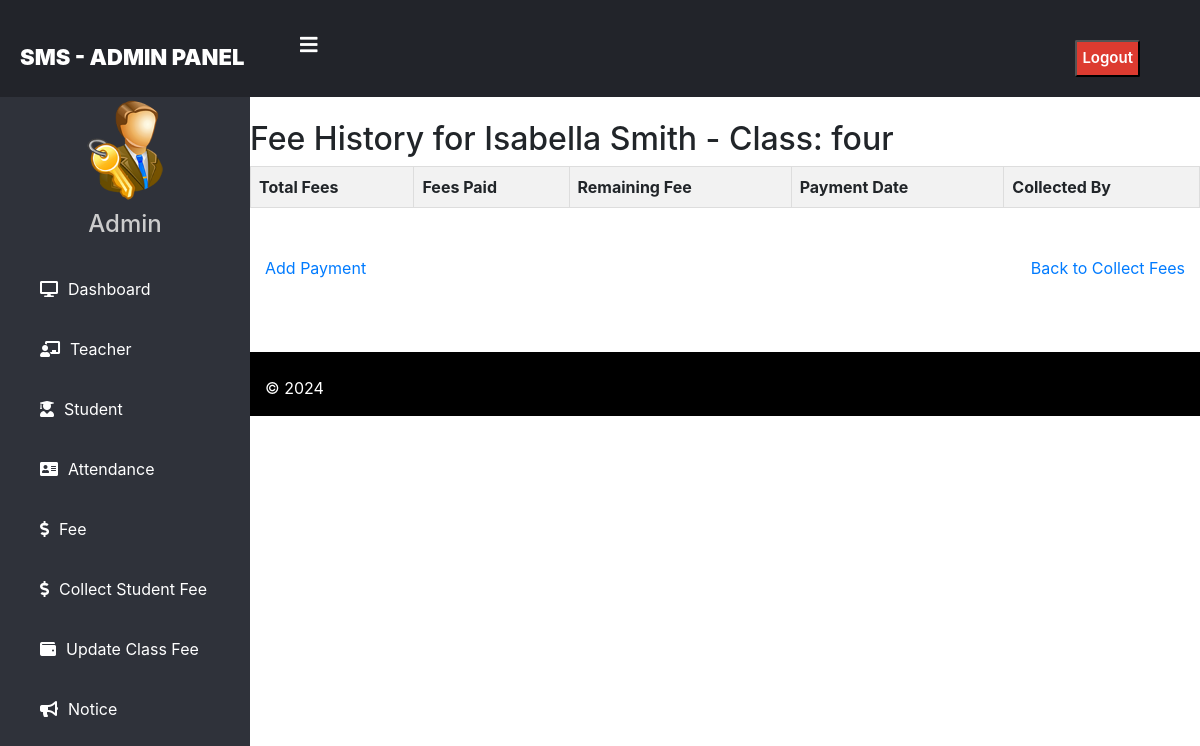
The page /fee-history/41/ on the database as committed earlier.
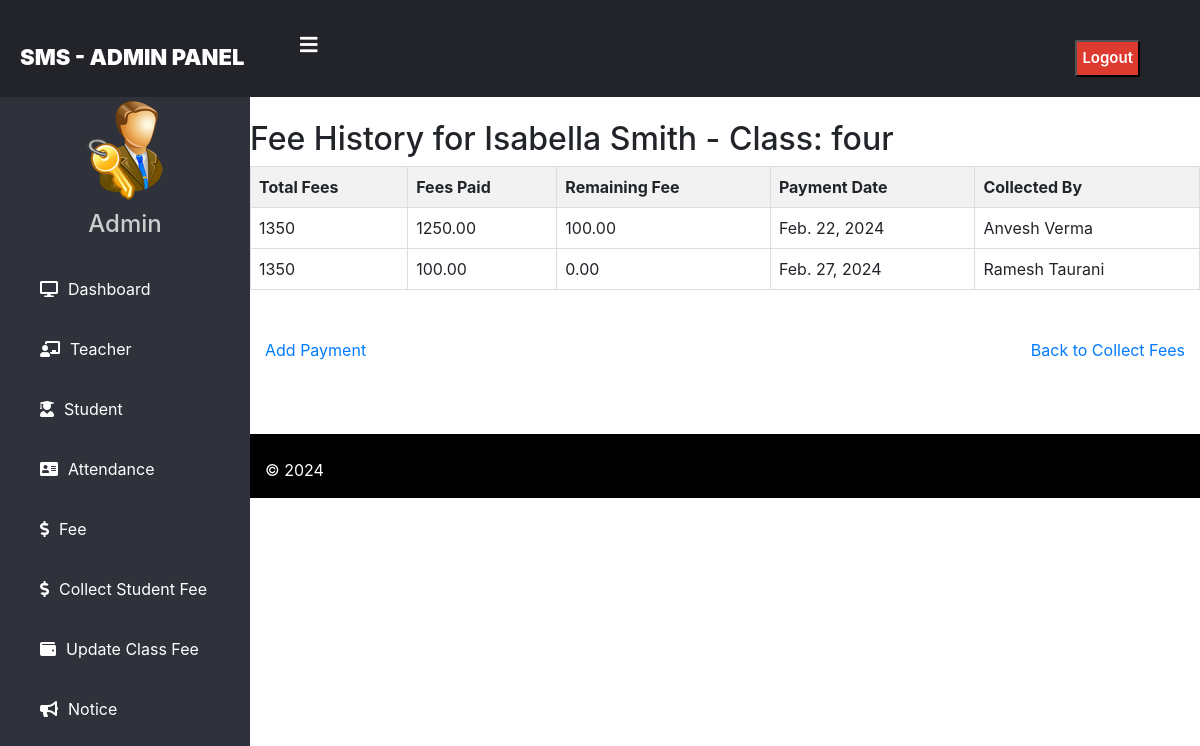
The same page on the database as committed later.
### school/models.py (models this page shows, shortened)
class Payment(models.Model):
    student = models.ForeignKey(StudentExtra, on_delete=models.CASCADE)
    amount_received = models.DecimalField(max_digits=10, decimal_places=2)
    remaining_fee = models.DecimalField(max_digits=10, decimal_places=2)
    date_received = models.DateField()
    collected_by = models.ForeignKey(TeacherExtra, on_delete=models.SET_NULL, null=True)

class StudentExtra(models.Model):
    user=models.OneToOneField(User,on_delete=models.CASCADE)
    roll = models.CharField(max_length=10)
    mobile = models.CharField(max_length=40,null=True)
    fee = models.PositiveIntegerField()
    cl= models.CharField(max_length=10,choices=classes,default='one')
    status=models.BooleanField(default=False)
    @property
    def get_name(self):
        return self.user.first_name+" "+self.user.last_name

class TeacherExtra(models.Model):
    user=models.OneToOneField(User,on_delete=models.CASCADE)
    salary = models.PositiveIntegerField(null=False)
    joindate=models.DateField(auto_now_add=True)
    mobile = models.CharField(max_length=40)
    status=models.BooleanField(default=False)
    @property
    def get_name(self):
        return self.user.first_name+" "+self.user.last_name

### school/views.py (the view)
# urls.py: path('fee-history/<int:student_id>/', views.fee_history, name='fee-history'),
def fee_history(request, student_id):
    student = get_object_or_404(StudentExtra, user_id=student_id)
    payments = Payment.objects.filter(student=student).order_by('date_received')
    remaining_fee_found = False
    if payments:
        last_payment = payments.last()
        remaining_fee = last_payment.remaining_fee
        if remaining_fee == 0:
            remaining_fee_found = True
    return render(request, 'school/fee_history.html', {'student': student, 'payments': payments, 'remaining_fee_found': remaining_fee_found})

### templates/school/fee_history.html (shortened to what this page needs)
{% extends 'school/adminbase.html' %}
{% block content %}
<head>
</head>
<body>
    <h2>Fee History for {{ student.get_name }} - Class: {{ student.cl }}</h2>
    <table>
        <tr>
            <th>Total Fees</th>
            <th>Fees Paid</th>
            <th>Remaining Fee</th>
            <th>Payment Date</th>
            <th>Collected By</th>
        </tr>
        {% for payment in payments %}
            <tr>
                <td>{{ payment.student.fee }}</td>
                <td>{{ payment.amount_received }}</td>
                <td>{{ payment.remaining_fee}}</td>
                <td>{{ payment.date_received }}</td>
                <td>{{ payment.collected_by.get_name }}</td>
            </tr>
            {% endfor %}
    </table>
    <br></br>
    <div class="container">
        <div class="left">
                <a href="{% url 'add-payment' student.id %}">Add Payment</a>
        </div>
        <div class="right">
            <a href="{% url 'student-fee-details' %}">Back to Collect Fees</a>
        </div>
    </div>
    </body>
    </html>
    {% endblock %}

Rows that differ between the two databases and show on the page:
added Payment: student.fee "1350", amount_received "1250.00", remaining_fee "100.00", date_received "Feb. 22, 2024", collected_by.get_name "Anvesh Verma"
added Payment: student.fee "1350", amount_received "100.00", remaining_fee "0.00", date_received "Feb. 27, 2024", collected_by.get_name "Ramesh Taurani"
